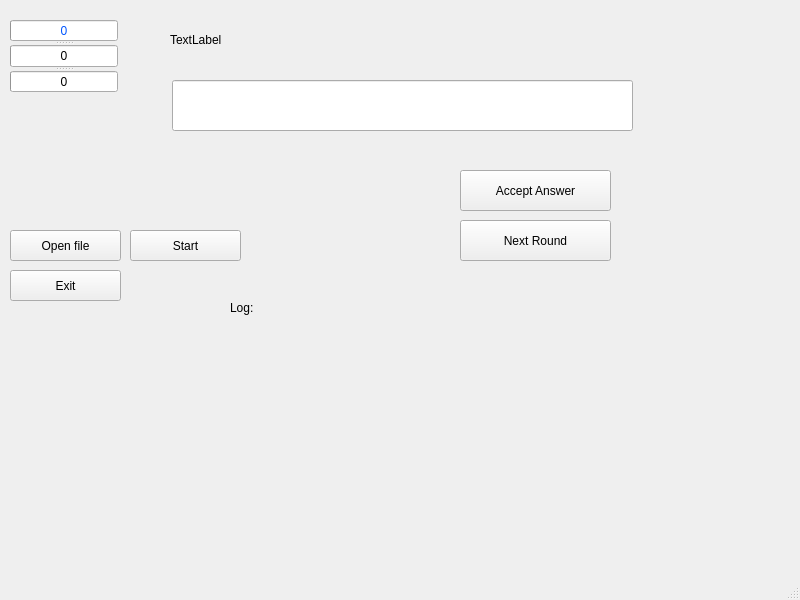
<?xml version="1.0" encoding="UTF-8"?>
<ui version="4.0">
 <class>MainWindow</class>
 <widget class="QMainWindow" name="MainWindow">
  <property name="geometry">
   <rect>
    <x>0</x>
    <y>0</y>
    <width>800</width>
    <height>600</height>
   </rect>
  </property>
  <property name="windowTitle">
   <string>MainWindow</string>
  </property>
  <widget class="QWidget" name="centralwidget">
   <widget class="QPushButton" name="AcceptAnswer">
    <property name="geometry">
     <rect>
      <x>460</x>
      <y>170</y>
      <width>151</width>
      <height>41</height>
     </rect>
    </property>
    <property name="text">
     <string>Accept Answer</string>
    </property>
   </widget>
   <widget class="QPushButton" name="ExitBtn">
    <property name="geometry">
     <rect>
      <x>10</x>
      <y>270</y>
      <width>111</width>
      <height>31</height>
     </rect>
    </property>
    <property name="text">
     <string>Exit</string>
    </property>
   </widget>
   <widget class="QPushButton" name="OpenFileBtn">
    <property name="geometry">
     <rect>
      <x>10</x>
      <y>230</y>
      <width>111</width>
      <height>31</height>
     </rect>
    </property>
    <property name="text">
     <string>Open file</string>
    </property>
   </widget>
   <widget class="QPushButton" name="NextRoundBtn">
    <property name="geometry">
     <rect>
      <x>460</x>
      <y>220</y>
      <width>151</width>
      <height>41</height>
     </rect>
    </property>
    <property name="text">
     <string>Next Round</string>
    </property>
   </widget>
   <widget class="QPushButton" name="StartAgainBtn">
    <property name="geometry">
     <rect>
      <x>130</x>
      <y>230</y>
      <width>111</width>
      <height>31</height>
     </rect>
    </property>
    <property name="text">
     <string>Start</string>
    </property>
   </widget>
   <widget class="QLineEdit" name="Answer">
    <property name="geometry">
     <rect>
      <x>172</x>
      <y>80</y>
      <width>461</width>
      <height>51</height>
     </rect>
    </property>
   </widget>
   <widget class="QSplitter" name="splitter_2">
    <property name="geometry">
     <rect>
      <x>170</x>
      <y>10</y>
      <width>461</width>
      <height>60</height>
     </rect>
    </property>
    <property name="orientation">
     <enum>Qt::Vertical</enum>
    </property>
    <widget class="QLabel" name="Question">
     <property name="minimumSize">
      <size>
       <width>0</width>
       <height>45</height>
      </size>
     </property>
     <property name="maximumSize">
      <size>
       <width>16777215</width>
       <height>60</height>
      </size>
     </property>
     <property name="text">
      <string>TextLabel</string>
     </property>
    </widget>
   </widget>
   <widget class="QLabel" name="log">
    <property name="geometry">
     <rect>
      <x>230</x>
      <y>300</y>
      <width>191</width>
      <height>16</height>
     </rect>
    </property>
    <property name="text">
     <string>Log:</string>
    </property>
   </widget>
   <widget class="QSplitter" name="splitter">
    <property name="geometry">
     <rect>
      <x>10</x>
      <y>20</y>
      <width>108</width>
      <height>72</height>
     </rect>
    </property>
    <property name="orientation">
     <enum>Qt::Vertical</enum>
    </property>
    <widget class="QProgressBar" name="All">
     <property name="autoFillBackground">
      <bool>false</bool>
     </property>
     <property name="styleSheet">
      <string notr="true">color: rgb(0, 85, 255);</string>
     </property>
     <property name="value">
      <number>0</number>
     </property>
     <property name="format">
      <string>%v</string>
     </property>
    </widget>
    <widget class="QProgressBar" name="Good">
     <property name="value">
      <number>0</number>
     </property>
     <property name="format">
      <string>%v</string>
     </property>
    </widget>
    <widget class="QProgressBar" name="Bad">
     <property name="value">
      <number>0</number>
     </property>
     <property name="format">
      <string>%v</string>
     </property>
    </widget>
   </widget>
  </widget>
  <widget class="QMenuBar" name="menubar">
   <property name="geometry">
    <rect>
     <x>0</x>
     <y>0</y>
     <width>800</width>
     <height>22</height>
    </rect>
   </property>
  </widget>
  <widget class="QStatusBar" name="statusbar"/>
 </widget>
 <resources/>
 <connections/>
</ui>
